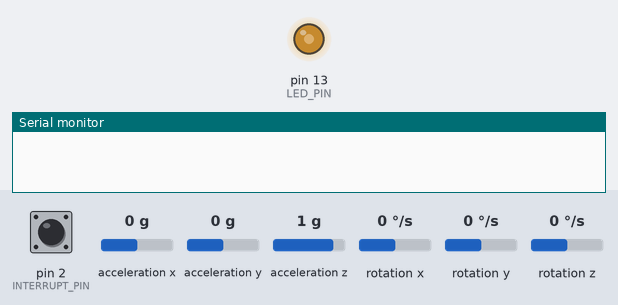
Bench run of a sketch on a simulated Arduino Uno, built with avr-gcc and run on an emulated ATmega328P. Parts: output pins drawn as LEDs (lit = HIGH), the last lines printed to the serial monitor. Inputs (shaded band) come from the test bench; at power-on: pin 2 (INTERRUPT_PIN) LOW, acceleration x 0 g, acceleration y 0 g, acceleration z 1 g, rotation x 0 °/s, rotation y 0 °/s, rotation z 0 °/s. The sensor or clock chip raises its interrupt line as the real part does.

Above: at 1.7 s.
1.8 s: pin 2 (INTERRUPT_PIN) pulled HIGH for 0.15 s
At 2.4 s:
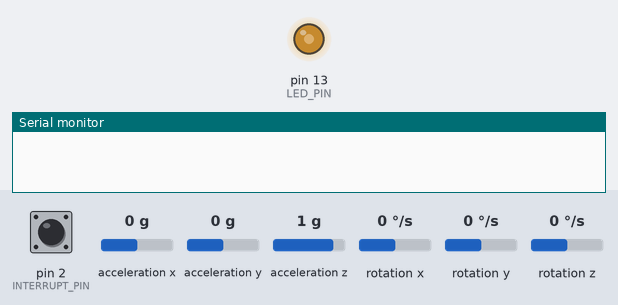
3.4 s: pin 2 (INTERRUPT_PIN) pulled HIGH for 1 s
At 4.9 s:
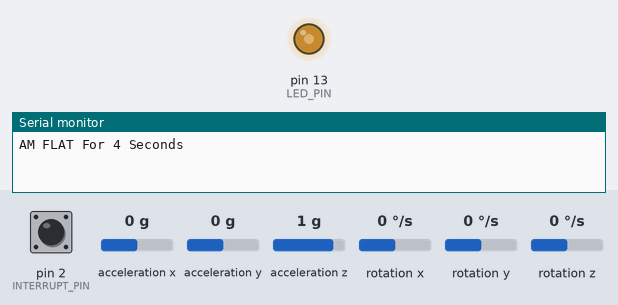
Timing chart, 0 to 6.4 s (numbered marks = the images above; inputs shaded):
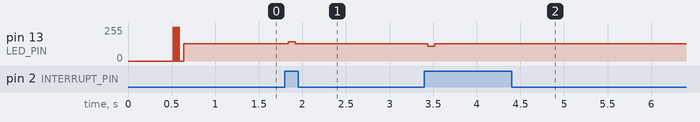

Measured:
- after the input at 1.8 s, pin 13 (LED_PIN): 128/255 → 143/255 at once, → 128/255 0.08 s later
- after the input at 3.4 s, pin 13 (LED_PIN): 128/255 → 112/255 at once, → 128/255 0.08 s later

The sketch:

working_-_trigger_when_flat.ino
```cpp
// I2Cdev and MPU6050 must be installed as libraries, or else the .cpp/.h files
// for both classes must be in the include path of your project
#include "I2Cdev.h"

#include "MPU6050_6Axis_MotionApps20.h"
//#include "MPU6050.h" // not necessary if using MotionApps include file

// Arduino Wire library is required if I2Cdev I2CDEV_ARDUINO_WIRE implementation
// is used in I2Cdev.h
#if I2CDEV_IMPLEMENTATION == I2CDEV_ARDUINO_WIRE
#include "Wire.h"
#endif

// class default I2C address is 0x68
// specific I2C addresses may be passed as a parameter here
// AD0 low = 0x68 (default for SparkFun breakout and InvenSense evaluation board)
// AD0 high = 0x69
MPU6050 mpu;
//MPU6050 mpu(0x69); // <-- use for AD0 high

// uncomment "OUTPUT_READABLE_QUATERNION" if you want to see the actual
// quaternion components in a [w, x, y, z] format (not best for parsing
// on a remote host such as Processing or something though)
#define OUTPUT_READABLE_QUATERNION


#define INTERRUPT_PIN 2  // use pin 2 on Arduino Uno & most boards
#define LED_PIN 13 // (Arduino is 13, Teensy is 11, Teensy++ is 6)
bool blinkState = false;

// MPU control/status vars
bool dmpReady = true;  // set true if DMP init was successful
uint8_t mpuIntStatus;   // holds actual interrupt status byte from MPU
uint8_t devStatus;      // return status after each device operation (0 = success, !0 = error)
uint16_t packetSize;    // expected DMP packet size (default is 42 bytes)
uint16_t fifoCount;     // count of all bytes currently in FIFO
uint8_t fifoBuffer[64]; // FIFO storage buffer

// orientation/motion vars
Quaternion q;           // [w, x, y, z]         quaternion container


unsigned long currentMillis = 0;
unsigned int ival = 3000;
unsigned int timeOut = 5000; //this means roughly 2 second window :)
bool startTimer = false;

// ================================================================
// ===               INTERRUPT DETECTION ROUTINE                ===
// ================================================================

volatile bool mpuInterrupt = false;     // indicates whether MPU interrupt pin has gone high
void dmpDataReady() {
  mpuInterrupt = true;
}

void timerSetUp() {
  if (!startTimer) {
    currentMillis = millis();
    startTimer = true;
  }
}


// ================================================================
// ===                      INITIAL SETUP                       ===
// ================================================================

void setup() {
  // join I2C bus (I2Cdev library doesn't do this automatically)
#if I2CDEV_IMPLEMENTATION == I2CDEV_ARDUINO_WIRE
  Wire.begin();
  Wire.setClock(400000); // 400kHz I2C clock. Comment this line if having compilation difficulties
#elif I2CDEV_IMPLEMENTATION == I2CDEV_BUILTIN_FASTWIRE
  Fastwire::setup(400, true);
#endif

  // initialize serial communication
  // (115200 chosen because it is required for Teapot Demo output, but it's
  // really up to you depending on your project)
  Serial.begin(115200);
  //while (!Serial); // wait for Leonardo enumeration, others continue immediately

  // NOTE: 8MHz or slower host processors, like the Teensy @ 3.3V or Arduino
  // Pro Mini running at 3.3V, cannot handle this baud rate reliably due to
  // the baud timing being too misaligned with processor ticks. You must use
  // 38400 or slower in these cases, or use some kind of external separate
  // crystal solution for the UART timer.

  // initialize device
 // Serial.println(F("Initializing I2C devices..."));
  mpu.initialize();
  pinMode(INTERRUPT_PIN, INPUT);

  // verify connection
 // Serial.println(F("Testing device connections..."));
 // Serial.println(mpu.testConnection() ? F("MPU6050 connection successful") : F("MPU6050 connection failed"));

  // wait for ready
  //    Serial.println(F("\nSend any character to begin DMP programming and demo: "));
  //    while (Serial.available() && Serial.read()); // empty buffer
  //    while (!Serial.available());                 // wait for data
  //    while (Serial.available() && Serial.read()); // empty buffer again

  // load and configure the DMP
 // Serial.println(F("Initializing DMP..."));
  devStatus = mpu.dmpInitialize();

  // supply your own gyro offsets here, scaled for min sensitivity
  mpu.setXGyroOffset(220);
  mpu.setYGyroOffset(76);
  mpu.setZGyroOffset(-85);
  mpu.setZAccelOffset(1788); // 1688 factory default for my test chip

  // make sure it worked (returns 0 if so)
  if (devStatus == 0) {
    // turn on the DMP, now that it's ready
   // Serial.println(F("Enabling DMP..."));
    mpu.setDMPEnabled(true);

    // enable Arduino interrupt detection
   // Serial.println(F("Enabling interrupt detection (Arduino external interrupt 0)..."));
    attachInterrupt(digitalPinToInterrupt(INTERRUPT_PIN), dmpDataReady, RISING);
    mpuIntStatus = mpu.getIntStatus();

    // set our DMP Ready flag so the main loop() function knows it's okay to use it
    //Serial.println(F("DMP ready! Waiting for first interrupt..."));
    dmpReady = true;

    // get expected DMP packet size for later comparison
    packetSize = mpu.dmpGetFIFOPacketSize();
  } else {
    // ERROR!
    // 1 = initial memory load failed
    // 2 = DMP configuration updates failed
    // (if it's going to break, usually the code will be 1)
   // Serial.print(F("DMP Initialization failed (code "));
    //Serial.print(devStatus);
   // Serial.println(F(")"));
  }

  // configure LED for output
  pinMode(LED_PIN, OUTPUT);
}


// ================================================================
// ===                    MAIN PROGRAM LOOP                     ===
// ================================================================

void loop() {
  // if programming failed, don't try to do anything
  if (!dmpReady) return;

  // wait for MPU interrupt or extra packet(s) available
  while (!mpuInterrupt && fifoCount < packetSize) {
    // other program behavior stuff here
    // .
    // .
    // .
    // if you are really paranoid you can frequently test in between other
    // stuff to see if mpuInterrupt is true, and if so, "break;" from the
    // while() loop to immediately process the MPU data
    // .
    // .
    // .
  }

  // reset interrupt flag and get INT_STATUS byte
  mpuInterrupt = false;
  mpuIntStatus = mpu.getIntStatus();

  // get current FIFO count
  fifoCount = mpu.getFIFOCount();

  // check for overflow (this should never happen unless our code is too inefficient)
  if ((mpuIntStatus & 0x10) || fifoCount == 1024) {
    // reset so we can continue cleanly
    mpu.resetFIFO();
    Serial.println(F("FIFO overflow!"));

    // otherwise, check for DMP data ready interrupt (this should happen frequently)
  } else if (mpuIntStatus & 0x02) {
    // wait for correct available data length, should be a VERY short wait
    while (fifoCount < packetSize) fifoCount = mpu.getFIFOCount();

    // read a packet from FIFO
    mpu.getFIFOBytes(fifoBuffer, packetSize);

    // track FIFO count here in case there is > 1 packet available
    // (this lets us immediately read more without waiting for an interrupt)
    fifoCount -= packetSize;

#ifdef OUTPUT_READABLE_QUATERNION
    // display quaternion values in easy matrix form: w x y z
    mpu.dmpGetQuaternion(&q, fifoBuffer);

    if (q.x < 0.1 && q.x > -0.1 && q.y < 0.1 && q.y > -0.1) {
      //startTimer = true; //by deafult its false;
      //Serial.println("XD");

      if (startTimer == false) {
        timerSetUp();
      }
      if (startTimer && 0.1 && q.x > -0.1 && q.y < 0.1 && q.y > -0.1 && (millis() - currentMillis) > ival && (millis() - currentMillis) < timeOut) {
        Serial.println("AM FLAT For 4 Seconds");
        startTimer = false;
      }
      if((millis() - currentMillis) > timeOut){
        startTimer = false;
      }
    }
    //            Serial.print("quat\t");
    //            Serial.print(q.w);
    //            Serial.print("\t");
    //            Serial.print(q.x);
    //            Serial.print("\t");
    //            Serial.print(q.y);
    //            Serial.print("\t");
    //            Serial.println(q.z);
#endif


    // blink LED to indicate activity
    blinkState = !blinkState;
    digitalWrite(LED_PIN, blinkState);
  }
}
```
